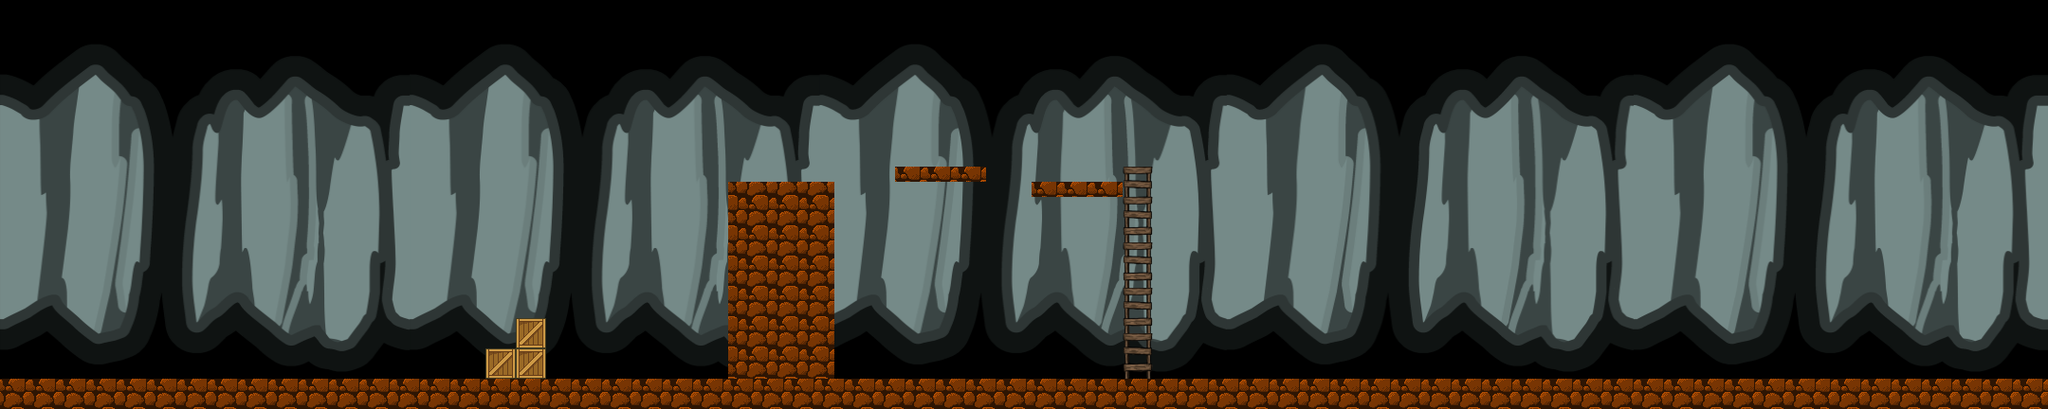

This game map was drawn from its Tiled (.tmx) file and the tilesets committed beside it. A one-line description and the trimmed map source follow:
An orthogonal 135x27 tile map with 16x16 px tiles, 1 tile layer (Ground), 2 tilesets, 1 image layer and 17 objects.

<map version="1.2" tiledversion="1.2.4" orientation="orthogonal" renderorder="right-down" width="135" height="27" tilewidth="16" tileheight="16" infinite="0" nextlayerid="11" nextobjectid="26">
 <tileset firstgid="1" source="tiles_l2.tsx" />
 <tileset firstgid="2049" source="../tiles.tsx" />
 <imagelayer id="6" name="Background">
  <image source="back_cave.png" width="2160" height="432" />
 </imagelayer>
 <layer id="8" name="Ground" width="135" height="27">
  <data>[3645 cells, 413 non-empty, 14 distinct tile ids]</data>
 </layer>
 <objectgroup id="2" name="Ground obj">
  <object id="1" x="0" y="400" width="2160" height="32" />
  <object id="4" x="944" y="176" width="96" height="16" />
  <object id="5" x="1088" y="192" width="96" height="16" />
  <object id="8" x="512" y="368" width="64" height="32" />
  <object id="9" x="544" y="336" width="32" height="32" />
  <object id="10" x="768" y="192" width="112" height="208" />
  <object id="25" x="720" y="376" width="32" height="24">
   <properties>
    <property name="trampoline" value="" />
   </properties>
  </object>
 </objectgroup>
 <objectgroup id="9" name="Ladder obj">
  <object id="7" x="1200" y="176">
   <properties>
    <property name="ladder" value="core" />
   </properties>
   <polyline points="0,0 0,224" />
  </object>
 </objectgroup>
 <objectgroup id="3" name="Monster obj">
  <object id="2" x="416" y="352" width="24" height="48">
   <properties>
    <property name="aiArrive" value="" />
    <property name="enemy" value="" />
    <property name="facing" value="left" />
    <property name="monster" value="" />
    <property name="noRestitution" value="" />
   </properties>
  </object>
  <object id="12" x="1520" y="352" width="24" height="48">
   <properties>
    <property name="aiArrive" value="" />
    <property name="enemy" value="" />
    <property name="facing" value="left" />
    <property name="monster" value="" />
   </properties>
  </object>
  <object id="13" x="1472" y="352" width="24" height="48">
   <properties>
    <property name="aiArrive" value="" />
    <property name="enemy" value="" />
    <property name="facing" value="left" />
    <property name="monster" value="" />
   </properties>
  </object>
  <object id="23" x="1696" y="352" width="24" height="48">
   <properties>
    <property name="aiArrive" value="" />
    <property name="enemy" value="" />
    <property name="facing" value="left" />
    <property name="monster" value="" />
   </properties>
  </object>
  <object id="24" x="1648" y="352" width="24" height="48">
   <properties>
    <property name="aiArrive" value="" />
    <property name="enemy" value="" />
    <property name="facing" value="left" />
    <property name="monster" value="" />
   </properties>
  </object>
 </objectgroup>
 <objectgroup id="4" name="Snake obj">
  <object id="3" x="464" y="384" width="32" height="16">
   <properties>
    <property name="aiArrive" value="" />
    <property name="enemy" value="" />
    <property name="facing" value="left" />
    <property name="snake" value="" />
   </properties>
  </object>
  <object id="11" x="368" y="384" width="32" height="16">
   <properties>
    <property name="aiArrive" value="" />
    <property name="enemy" value="" />
    <property name="facing" value="left" />
    <property name="snake" value="" />
   </properties>
  </object>
  <object id="20" x="960" y="160" width="32" height="16">
   <properties>
    <property name="endX" type="float" value="1040" />
    <property name="endY" type="float" value="0" />
    <property name="enemy" value="" />
    <property name="facing" value="right" />
    <property name="snake" value="" />
    <property name="startX" type="float" value="944" />
    <property name="startY" type="float" value="0" />
    <property name="vX" type="float" value="1.5" />
    <property name="vY" type="float" value="0" />
   </properties>
  </object>
  <object id="21" x="1104" y="176" width="32" height="16">
   <properties>
    <property name="endX" type="float" value="1184" />
    <property name="endY" type="float" value="0" />
    <property name="enemy" value="" />
    <property name="facing" value="right" />
    <property name="snake" value="" />
    <property name="startX" type="float" value="1088" />
    <property name="startY" type="float" value="0" />
    <property name="vX" type="float" value="1.5" />
    <property name="vY" type="float" value="0" />
   </properties>
  </object>
 </objectgroup>
 <objectgroup id="5" name="Collectable obj" />
</map>